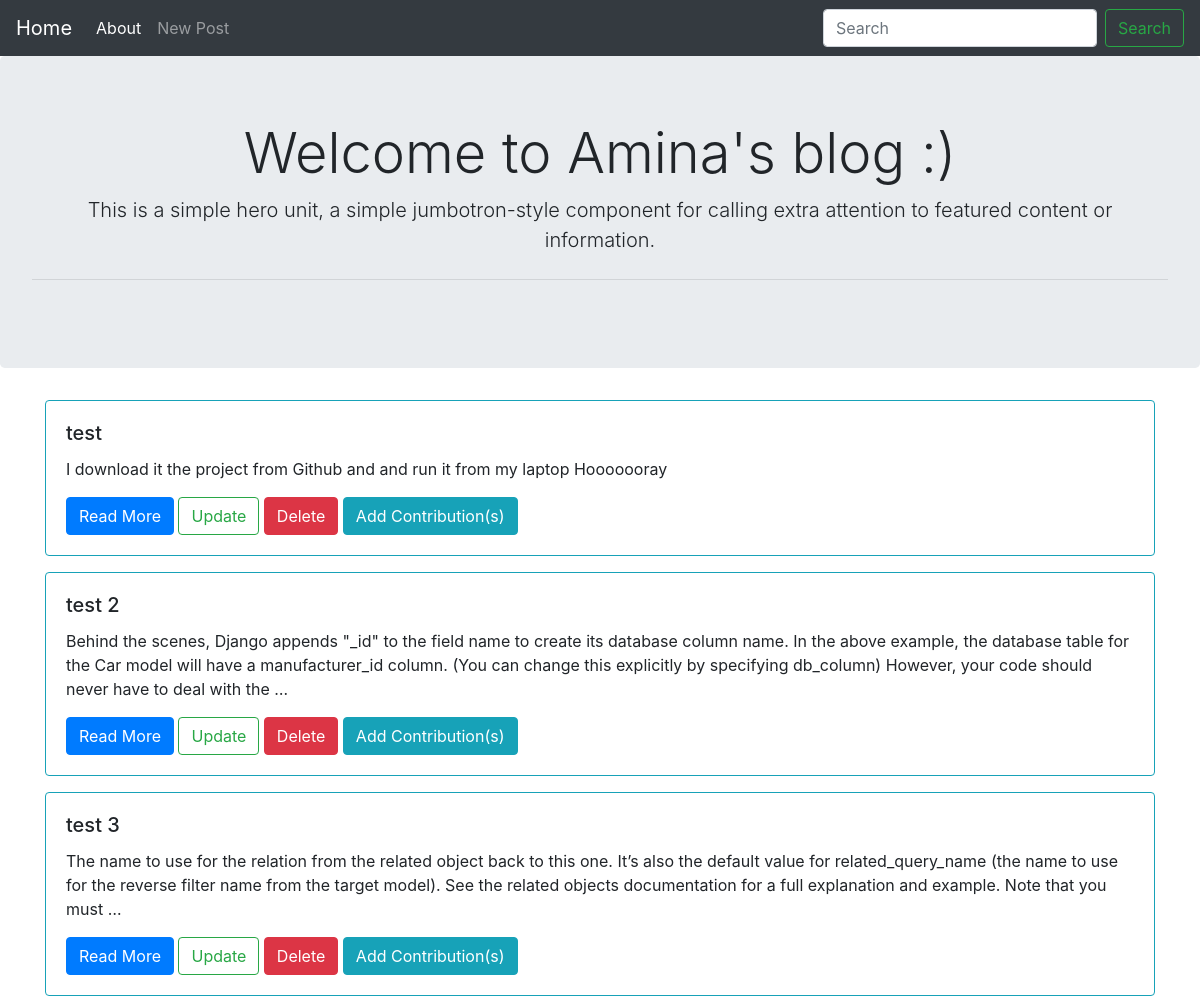
The page / on the database its author committed.
### blog/models.py (models this page shows, shortened)
class Post(models.Model):
    title = models.CharField(max_length = 30)
    content = models.TextField()

### blog/views.py (the view)
# urls.py: path('',views.list_view, name = 'home-path'),
def list_view(request):
    return render(request, 'blog/list.html', {'posts': Post.objects.all()})

### blog/templates/blog/list.html
{% extends "blog/base.html" %}
{% block content %}
{% for post  in posts %}
<div class="card border-info mt-3" >
    <div class="card-body">
      <h5 class="card-title">{{post.title}}</h5>
      <p class="card-text">{{post.content | safe | truncatewords_html:50}}</p>
      <a href="{% url 'detail-path' post.pk %}" class="btn btn-primary">Read More</a>
      <a href="{% url 'update-path' post.pk %}" class="btn btn-outline-success">Update</a>
      <a href="{% url 'delete-path' post.pk %}" class="btn btn-danger">Delete</a>
      <a href="{% url 'contributionlist-path' post.pk %}" class="btn btn-info">Add Contribution(s)</a>
    </div>
  </div>
{% endfor %}
{% endblock  %}

### rows shown on the page
Post: title "test", content "I download it the project from Github and and run it from my laptop Hooooooray"
Post: title "test 2", content "Behind the scenes, Django appends \"_id\" to the field name to create its database column name. In the above example, the database table for the Car model will have a manufacturer_id column. (You can change this explicitly by specifying db_column) However, your code should never have to deal with the …"
Post: title "test 3", content "The name to use for the relation from the related object back to this one. It’s also the default value for related_query_name (the name to use for the reverse filter name from the target model). See the related objects documentation for a full explanation and example. Note that you must …"
